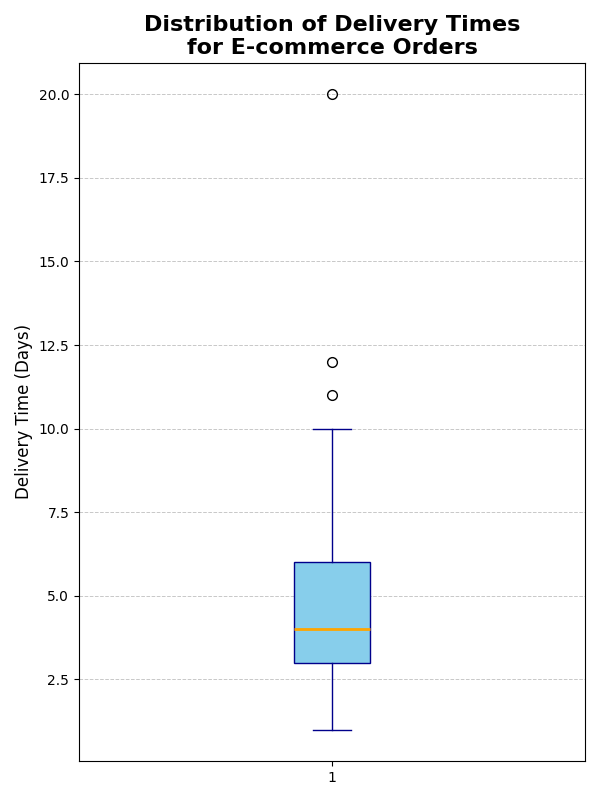

Recreate this plot in Python.
import matplotlib.pyplot as plt
import numpy as np

# Combined delivery times for all platforms
combined_delivery_times = [2, 3, 5, 2, 3, 4, 5, 2, 3, 6, 2, 3, 4, 
                           4, 3, 5, 6, 4, 7, 3, 6, 4, 5, 7, 6, 8, 20, 
                           1, 2, 2, 1, 3, 2, 1, 2, 3, 1, 1, 2, 
                           3, 5, 4, 6, 5, 3, 4, 5, 6, 4, 5, 7, 3, 4, 
                           6, 8, 7, 9, 8, 10, 7, 6, 7, 11, 12, 10]

# Create a vertical box plot
fig, ax = plt.subplots(figsize=(6, 8))
bplot = ax.boxplot(combined_delivery_times, vert=True, patch_artist=True, 
                   boxprops=dict(facecolor='skyblue', color='darkblue'),
                   whiskerprops=dict(color='darkblue'),
                   capprops=dict(color='darkblue'),
                   medianprops=dict(color='orange', linewidth=2),
                   flierprops=dict(marker='o', color='red', markersize=7))

# Set the labels and title
ax.set_title('Distribution of Delivery Times\nfor E-commerce Orders', 
             fontsize=16, fontweight='bold')
ax.set_ylabel('Delivery Time (Days)', fontsize=12)

# Gridlines for clarity
ax.yaxis.grid(True, linestyle='--', linewidth=0.7, alpha=0.7)

# Automatically adjust layout
plt.tight_layout()

# Display the plot
plt.show()
